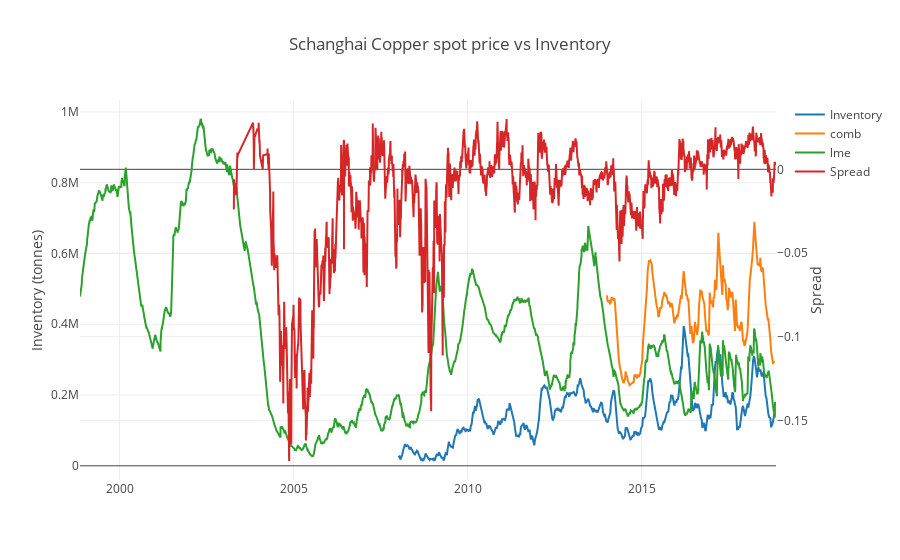
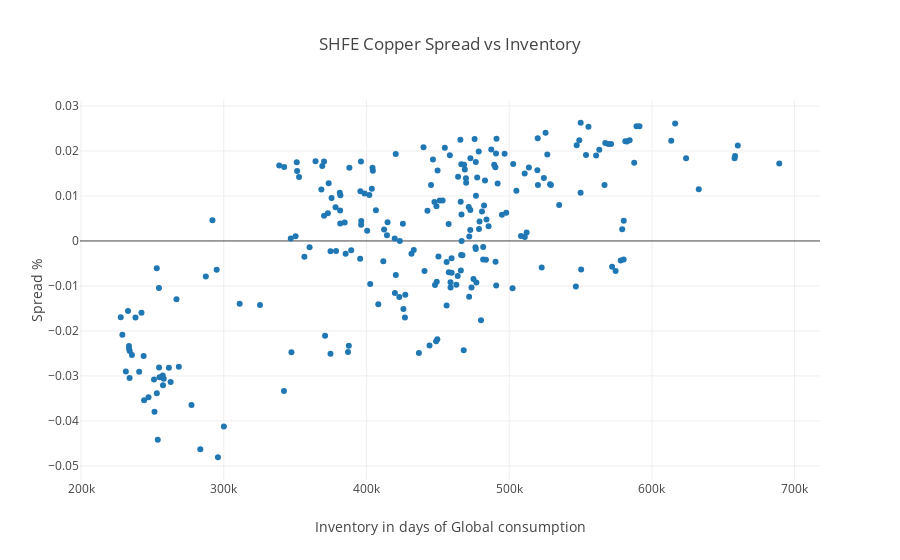
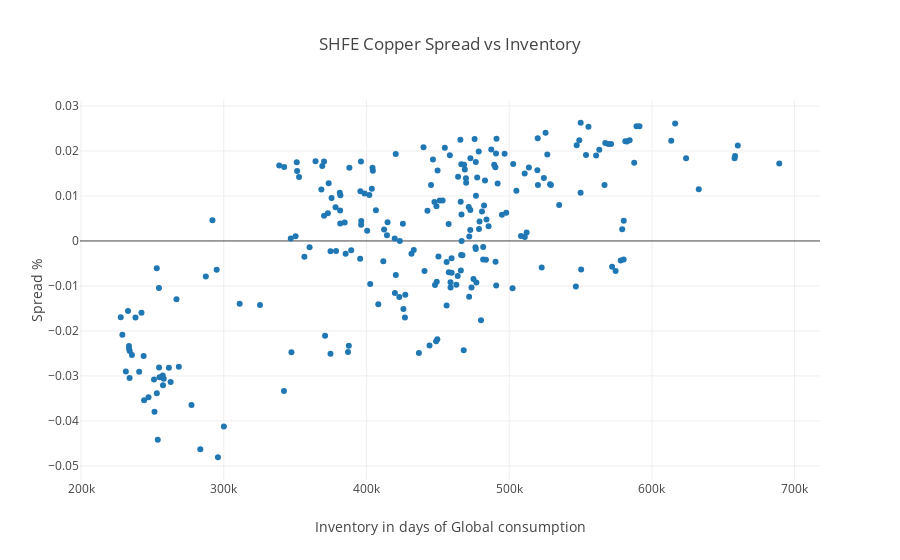

Notebook source saved alongside these figures, in order:
### Code cell
psi = pd.read_pickle('data/SCFc-fc-spread').dropna()
w = pd.read_pickle('data/SCF-warehouse-weekly').dropna()
lme = pd.read_pickle('data/LME-stocks')

comb = pd.DataFrame(pd.read_pickle('data/LME-SHFE-stocks'), columns=['stock'])['2014':]
comb['psi'] = psi.SCFc07

iplot(go.Figure(data=[
                      go.Scatter(x=w.index, y=w.Deliverable, name='Inventory'),
                      go.Scatter(x=comb.index, y=comb.stock, name='comb'),
                      go.Scatter(x=lme.index, y=lme.volume, name='lme'),
                      go.Scatter(x=psi.index, y=psi.SCFc06, yaxis='y2', name='Spread'),
                     ],
                layout=go.Layout(
                    title='Schanghai Copper spot price vs Inventory', 
                    yaxis={'title':'Inventory (tonnes)'}, 
                    yaxis2=dict(title='Spread', overlaying='y', side='right'))))

iplot(go.Figure(data=[go.Scatter(x=comb.stock, y=comb.psi, mode='markers')],
     layout=go.Layout(title='SHFE Copper Spread vs Inventory', 
                      xaxis=dict(title='Inventory in days of Global consumption'),
                      yaxis=dict(title='Spread %'))))
iplot(go.Figure(data=[go.Scatter(x=comb.stock, y=comb.psi, mode='markers')],
     layout=go.Layout(title='SHFE Copper Spread vs Inventory', 
                      xaxis=dict(title='Inventory in days of Global consumption'),
                      yaxis=dict(title='Spread %'))))

### Figure 1 — Plotly figure (JSON) as saved in the notebook; plotly's stock layout.template omitted (floating-point values rounded to 4 significant figures; data arrays with more than 128 entries replaced by an {"elided": "..."} marker saying what was removed)
{"data": [{"name": "Inventory", "type": "scatter", "uid": "3804f5b4-e7ec-11e8-8626-acde48001122", "x": {"elided": "537 str values"}, "y": {"elided": "537 int values"}}, {"name": "comb", "type": "scatter", "uid": "3804f74c-e7ec-11e8-b5be-acde48001122", "x": {"elided": "244 str values"}, "y": {"elided": "244 int values"}}, {"name": "lme", "type": "scatter", "uid": "3804f828-e7ec-11e8-b9a1-acde48001122", "x": {"elided": "5218 str values"}, "y": {"elided": "5218 int values"}}, {"name": "Spread", "type": "scatter", "uid": "3804f8ca-e7ec-11e8-8462-acde48001122", "x": {"elided": "3483 str values"}, "y": {"elided": "3483 float values"}, "yaxis": "y2"}], "layout": {"autosize": true, "title": "Schanghai Copper spot price vs Inventory", "xaxis": {"autorange": true, "range": ["1998-11-12", "2018-11-12"], "type": "date"}, "yaxis": {"autorange": true, "range": [-40140.0, 1034000.0], "title": "Inventory (tonnes)", "type": "linear"}, "yaxis2": {"autorange": true, "overlaying": "y", "range": [-0.1856, 0.04142], "side": "right", "title": "Spread", "type": "linear"}}}

### Figure 2 — Plotly figure (JSON) as saved in the notebook; plotly's stock layout.template omitted (floating-point values rounded to 4 significant figures; data arrays with more than 128 entries replaced by an {"elided": "..."} marker saying what was removed)
{"data": [{"mode": "markers", "type": "scatter", "uid": "382a0afa-e7ec-11e8-bec3-acde48001122", "x": {"elided": "244 int values"}, "y": {"elided": "244 float values"}}], "layout": {"autosize": true, "dragmode": "select", "title": "SHFE Copper Spread vs Inventory", "xaxis": {"autorange": true, "range": [199500.0, 717500.0], "title": "Inventory in days of Global consumption", "type": "linear"}, "yaxis": {"autorange": true, "range": [-0.05351, 0.03172], "title": "Spread %", "type": "linear"}}}

### Figure 3 — Plotly figure (JSON) as saved in the notebook; plotly's stock layout.template omitted (floating-point values rounded to 4 significant figures; data arrays with more than 128 entries replaced by an {"elided": "..."} marker saying what was removed)
{"data": [{"mode": "markers", "type": "scatter", "uid": "3831cfd0-e7ec-11e8-8af0-acde48001122", "x": {"elided": "244 int values"}, "y": {"elided": "244 float values"}}], "layout": {"autosize": true, "title": "SHFE Copper Spread vs Inventory", "xaxis": {"autorange": true, "range": [199500.0, 717500.0], "title": "Inventory in days of Global consumption", "type": "linear"}, "yaxis": {"autorange": true, "range": [-0.05351, 0.03172], "title": "Spread %", "type": "linear"}}}
